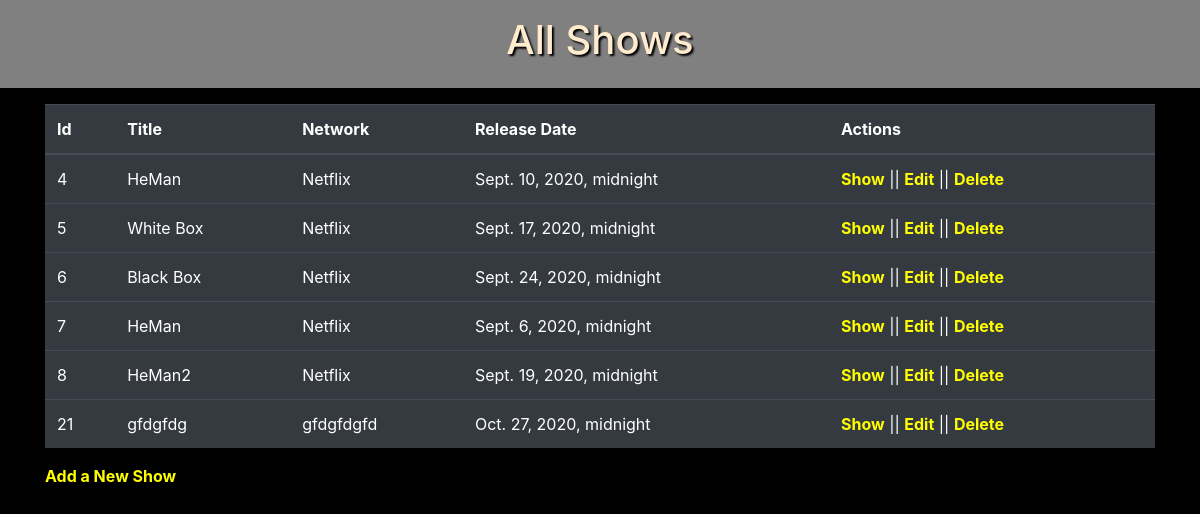
The app's page /shows, older data.
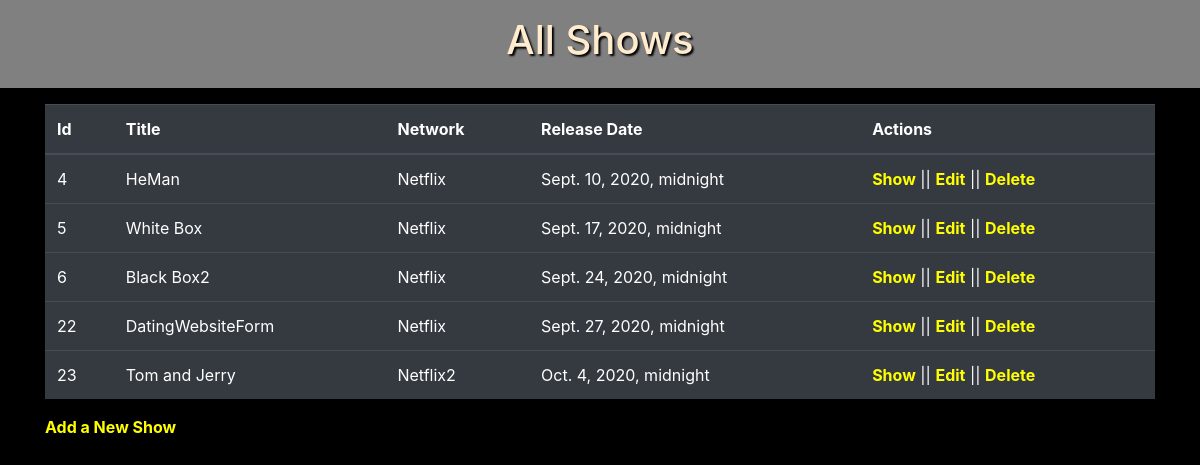
The same page, newer data.
### Semi_Restful_TV_Shows_App/models.py (models this page shows)
class Show(models.Model):
    title = models.CharField(max_length=255)
    network = models.CharField(max_length=45)
    release_date = models.DateTimeField()
    description = models.CharField(max_length=255)
    created_at = models.DateTimeField(auto_now_add=True)
    updated_at = models.DateTimeField(auto_now=True)
    objects = ShowManager()

### Semi_Restful_TV_Shows_App/views.py (the view)
# urls.py: path('shows', views.index),
def index(request):
    context = {
        'shows': Show.objects.all()
    }
    return render(request, 'shows.html', context)

### Semi_Restful_TV_Shows_App/templates/shows.html (shortened to what this page needs)
<!DOCTYPE html>
<html lang="en">
<head>
    <link href="https://stackpath.bootstrapcdn.com/bootstrap/4.5.0/css/bootstrap.min.css" rel="stylesheet">
    {% load static %}
    <link rel="stylesheet" href="{% static 'style.css'%}">
</head>
<body>
    <nav>
        <h1>All Shows</h1>
    </nav>
    <div class="container">
              <table class="table table-dark">
                <thead>
                    <tr>
                        <th>Id</th>
                        <th>Title</th>
                        <th>Network</th>
                        <th>Release Date</th>
                        <th>Actions</th>
                    </tr>
                </thead>
                <tbody>
                {% for show in shows %}
                <tr>
                    <td>{{ show.id }}</td>
                    <td>{{ show.title }}</td>
                    <td>{{ show.network }}</td>
                    <td>{{ show.release_date }}</td>
                    <td><a href="/shows/{{ show.id }}">Show</a> || <a href="/shows/{{ show.id }}/edit">Edit</a> || <a href="/shows/{{ show.id }}/delete">Delete</a></td>
                </tr>
                {% endfor %}
                </tbody>
            </table>
            <a href="/shows/new">Add a New Show</a></td>
    </div>
</body>
</html>

### Semi_Restful_TV_Shows_App/static/style.css (style rules this page uses)
body { background-color:black; }
h1,h2,h3,h4,h5,p,label { color: blanchedalmond; }
nav { background-color:gray; display: flex; justify-content: space-around; margin-bottom: 1em; padding: 1em; }
nav > h1 { text-shadow: 2px 2px 2px black; }
a { color: yellow; font-weight: bold; }
div { width: 300px; margin-left: 40%; }

Row changes from the older to the newer data that the page shows:
removed Show: id "7", title "HeMan", network "Netflix", release_date "Sept. 6, 2020, midnight"
removed Show: id "8", title "HeMan2", network "Netflix", release_date "Sept. 19, 2020, midnight"
removed Show: id "21", title "gfdgfdg", network "gfdgfdgfd", release_date "Oct. 27, 2020, midnight"
changed Show id 6: title "Black Box" → "Black Box2"
added Show: id "22", title "DatingWebsiteForm", network "Netflix", release_date "Sept. 27, 2020, midnight"
added Show: id "23", title "Tom and Jerry", network "Netflix2", release_date "Oct. 4, 2020, midnight"
